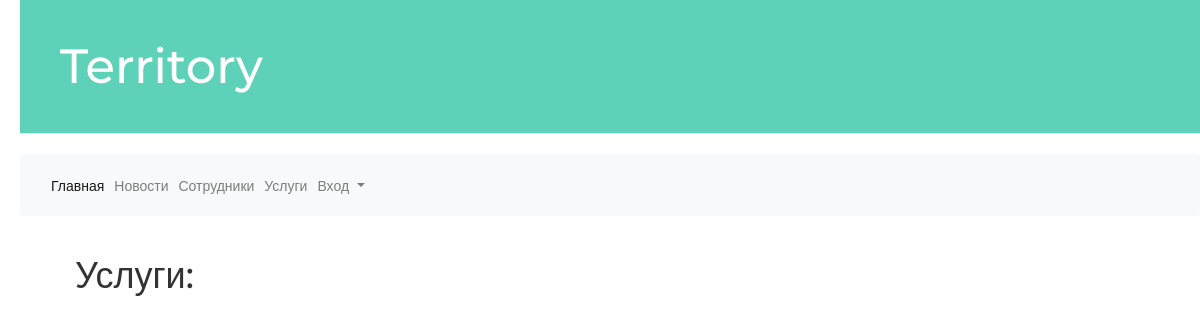
The app's page /service/, older data.
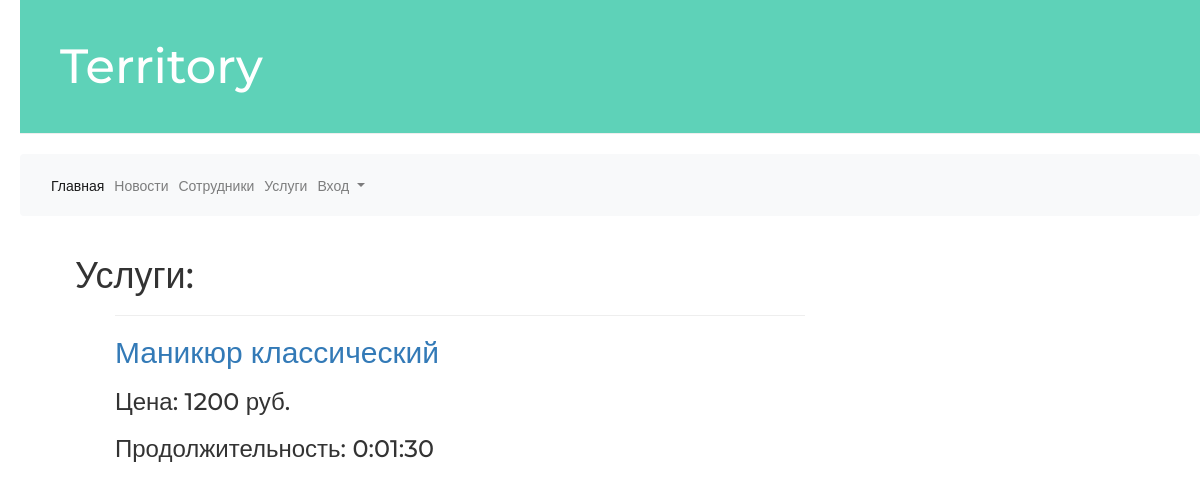
The same page, newer data.
### service/models.py (models this page shows, shortened)
class Service(models.Model):
    name = models.CharField('Название услуги', max_length=250, blank=True)
    cost_price = models.PositiveIntegerField('Себестоимость')
    price = models.PositiveIntegerField('Стоимость')
    description = models.TextField('Описание')
    duration = models.DurationField('Продолжительность')
    class Meta:
        db_table = 'service'

### service/views.py (the view)
# urls.py: path("", views.service_list, name="service_list"),
def service_list(request):
    services = Service.objects.all()
    return render(request, 'service/service_list.html', {'services': services})

### territory/templates/service/service_list.html (shortened to what this page needs)
<!DOCTYPE html>
{% extends 'base.html'%}
{% block content %}
    <h1>Услуги:
    </h1>
    {% for service in services %}
        <ul>
            <hr class="hr-line">
            <h2><a href="{% url 'service_detail' pk=service.pk %}">
                {{ service.name }} </a></h2>
            <h3>Цена: {{ service.price }} руб.</h3>
            <h3>Продолжительность: {{ service.duration }}</h3>
        </ul>
    {% endfor %}
{% endblock %}

Row changes from the older to the newer data that the page shows:
added Service: name "Маникюр классический", price "1200", duration "0:01:30"
